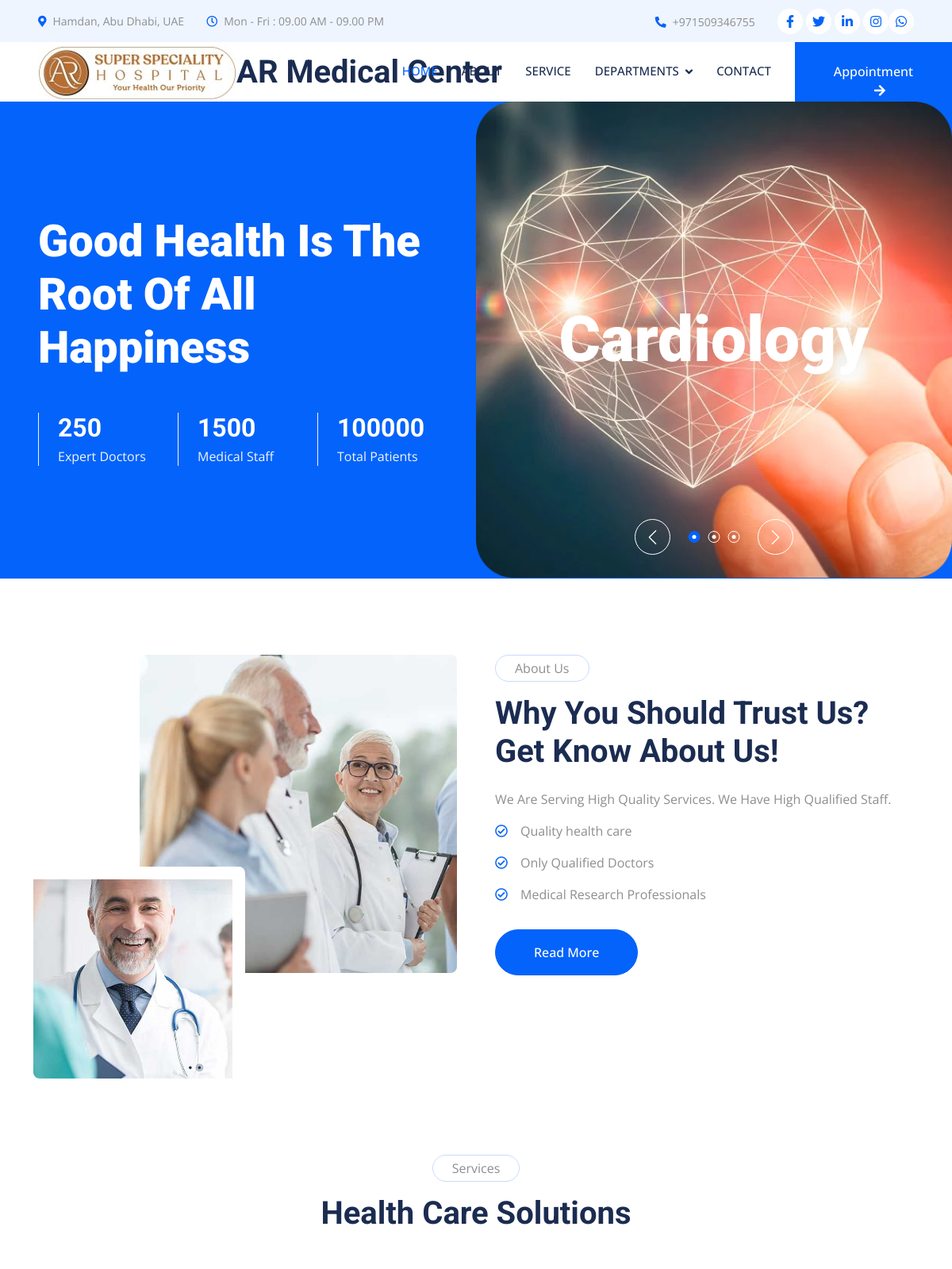
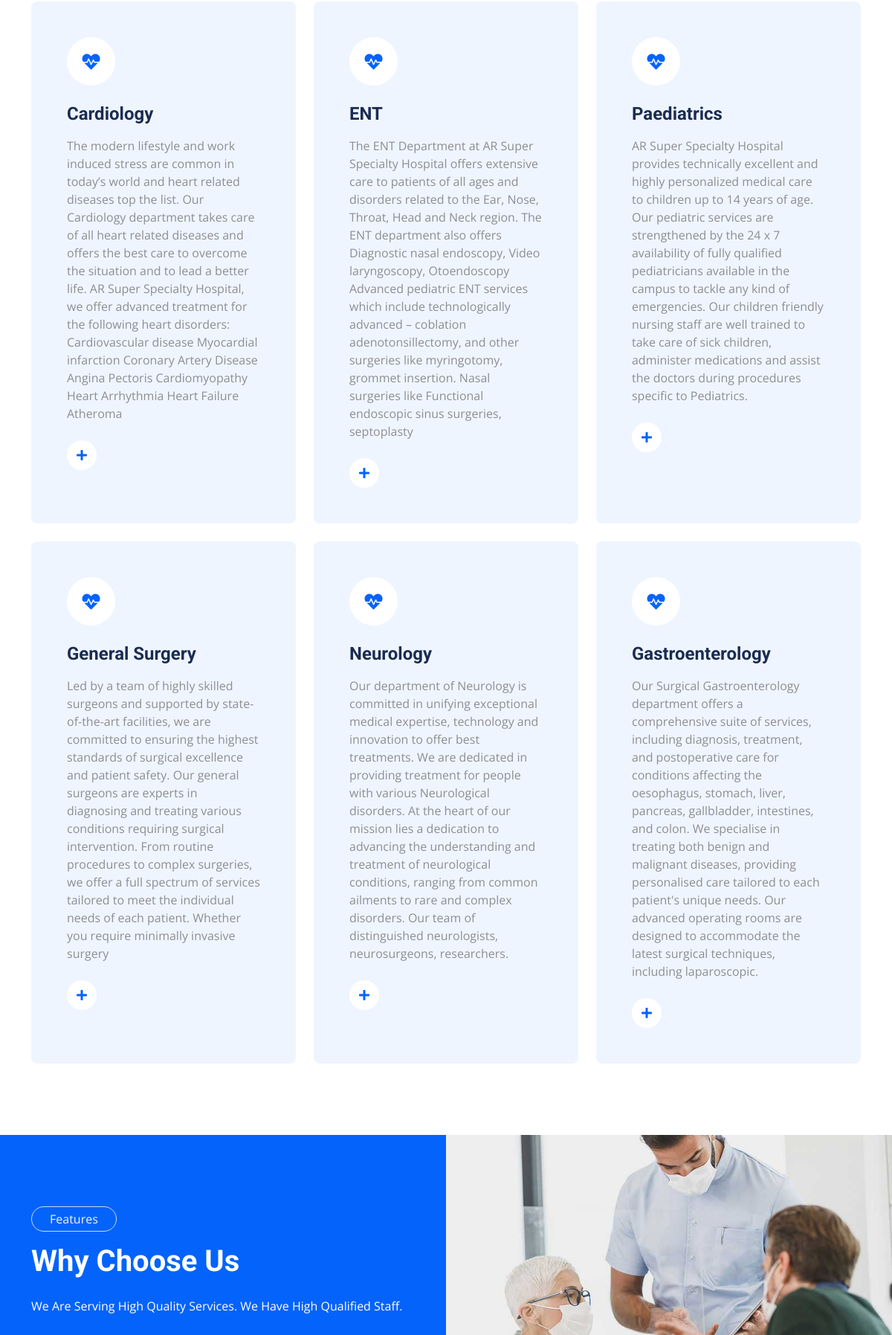
The page / (upper part) on the database its author committed (2 pictures, top to bottom).
### home/models.py (models this page shows)
class Department(models.Model):
    dep_name=models.CharField(max_length=25)
    dep_des=models.TextField(max_length=500)
    def __str__(self):
        return self.dep_name
    class Meta:
        verbose_name="Departments"
        verbose_name_plural="Departments"

### home/views.py (the view)
# urls.py: path('',views.index,name="index"),
def index(request):
    department=Department.objects.all()
    doctor=Doctor.objects.all()
    feed=Feedback.objects.all()
    form=BookingForm()
    if request.method=="POST":
        form=BookingForm(request.POST)
        form.is_valid()
        form.save()
        form=BookingForm()
        return render(request,"done.html")
    contex= {
      "department" :department,
      "doctor": doctor,
      "form":form,
      "feed":feed,
    }
    return render(request,"index.html",contex)

### home/models.py (called while the page is built)
    def __str__(self):
        return self.doc_name

### home/templates/index.html (shortened to what this page needs)
{% extends "base.html" %}
{% block content %}
{% load static %}
    <div class="container-xxl py-5">
        <div class="container">
            <div class="row g-5">
                <div class="col-lg-6 wow fadeIn" data-wow-delay="0.1s">
                    <div class="d-flex flex-column">
                        <img class="img-fluid rounded w-75 align-self-end" src="{% static 'img/about-1.jpg' %}" alt="">
                        <img class="img-fluid rounded w-50 bg-white pt-3 pe-3" src="{% static 'img/about-2.jpg' %}" alt="" style="margin-top: -25%;">
                    </div>
                </div>
                <div class="col-lg-6 wow fadeIn" data-wow-delay="0.5s">
                    <p class="d-inline-block border rounded-pill py-1 px-4">About Us</p>
                    <h1 class="mb-4">Why You Should Trust Us? Get Know About Us!</h1>
                    <p>We Are Serving High Quality Services. We Have High Qualified Staff.</p>
                    <p><i class="far fa-check-circle text-primary me-3"></i>Quality health care</p>
                    <p><i class="far fa-check-circle text-primary me-3"></i>Only Qualified Doctors</p>
                    <p><i class="far fa-check-circle text-primary me-3"></i>Medical Research Professionals</p>
                    <a class="btn btn-primary rounded-pill py-3 px-5 mt-3" href="/service">Read More</a>
                </div>
            </div>
        </div>
    </div>
    <div class="container-xxl py-5">
        <div class="container">
            <div class="text-center mx-auto mb-5 wow fadeInUp" data-wow-delay="0.1s" style="max-width: 600px;">
                <p class="d-inline-block border rounded-pill py-1 px-4">Services</p>
                <h1>Health Care Solutions</h1>
            </div>
            <div class="row g-4">
                {% for dep in department %}
                <div class="col-lg-4 col-md-6 wow fadeInUp" data-wow-delay="0.1s">
                    <div class="service-item bg-light rounded h-100 p-5">
                        <div class="d-inline-flex align-items-center justify-content-center bg-white rounded-circle mb-4" style="width: 65px; height: 65px;">
                            <i class="fa fa-heartbeat text-primary fs-4"></i>
                        </div>
                        <h4 class="mb-3">{{dep.dep_name}}</h4>
                        <p class="mb-4">{{dep.dep_des}}</p>
                        <a class="btn" href=""><i class="fa fa-plus text-primary me-3"></i>Read More</a>
                    </div>
                </div>
                {% endfor %}
            </div>
        </div>
    </div>
    <div class="container-fluid bg-primary overflow-hidden my-5 px-lg-0">
        <div class="container feature px-lg-0">
            <div class="row g-0 mx-lg-0">
                <div class="col-lg-6 feature-text py-5 wow fadeIn" data-wow-delay="0.1s">
                    <div class="p-lg-5 ps-lg-0">
                        <p class="d-inline-block border rounded-pill text-light py-1 px-4">Features</p>
                        <h1 class="text-white mb-4">Why Choose Us</h1>
                        <p class="text-white mb-4 pb-2">We Are Serving High Quality Services. We Have High Qualified Staff.</p>
                        <div class="row g-4">
                        </div>
                    </div>
                </div>
                <div class="col-lg-6 pe-lg-0 wow fadeIn" data-wow-delay="0.5s" style="min-height: 400px;">
                    <div class="position-relative h-100">
                        <img class="position-absolute img-fluid w-100 h-100" src="{% static 'img/feature.jpg' %}" style="object-fit: cover;" alt="">
                    </div>
                </div>
            </div>
        </div>
    </div>
    {% endblock  %}

### home/static/css/style.css (style rules this page uses)
:root { --primary: #0463FA; --light: #EFF5FF; --dark: #1B2C51; }
.btn { font-weight: 500; transition: .5s; }
.btn.btn-primary, .btn.btn-secondary { color: #FFFFFF; }
.service-item { transition: .5s; }
.service-item .btn { width: 40px; height: 40px; display: inline-flex; align-items: center; background: #FFFFFF; border-radius: 40px; white-space: nowrap; overflow: hidden; transition: .5s; }
@media (min-width: 992px) { .container.feature { max-width: 100% !important; } }
@media (min-width: 992px) { .feature-text { padding-left: calc(((100% - 960px) / 2) + .75rem); } }
@media (min-width: 1200px) { .feature-text { padding-left: calc(((100% - 1140px) / 2) + .75rem); } }

### rows shown on the page
Department: dep_name "Cardiology", dep_des "The modern lifestyle and work induced stress are common in today’s world and heart related diseases top the list. Our Cardiology department takes care of all heart related diseases and offers the best care to overcome the situation and to lead a better life. AR Super Specialty Hospital, we offer advanced treatment for the following heart disorders: Cardiovascular disease Myocardial infarction Coronary Artery Disease Angina Pectoris Cardiomyopathy Heart Arrhythmia Heart Failure Atheroma"
Department: dep_name "ENT", dep_des "The ENT Department at AR Super Specialty Hospital offers extensive care to patients of all ages and disorders related to the Ear, Nose, Throat, Head and Neck region. The ENT department also offers Diagnostic nasal endoscopy, Video laryngoscopy, Otoendoscopy Advanced pediatric ENT services which include technologically advanced – coblation adenotonsillectomy, and other surgeries like myringotomy, grommet insertion. Nasal surgeries like Functional endoscopic sinus surgeries, septoplasty"
Department: dep_name "Paediatrics", dep_des "AR Super Specialty Hospital provides technically excellent and highly personalized medical care to children up to 14 years of age. Our pediatric services are strengthened by the 24 x 7 availability of fully qualified pediatricians available in the campus to tackle any kind of emergencies. Our children friendly nursing staff are well trained to take care of sick children, administer medications and assist the doctors during procedures specific to Pediatrics."
Department: dep_name "General Surgery", dep_des "Led by a team of highly skilled surgeons and supported by state-of-the-art facilities, we are committed to ensuring the highest standards of surgical excellence and patient safety. Our general surgeons are experts in diagnosing and treating various conditions requiring surgical intervention. From routine procedures to complex surgeries, we offer a full spectrum of services tailored to meet the individual needs of each patient. Whether you require minimally invasive surgery"
Department: dep_name "Neurology", dep_des "Our department of Neurology is committed in unifying exceptional medical expertise, technology and innovation to offer best treatments. We are dedicated in providing treatment for people with various Neurological disorders. At the heart of our mission lies a dedication to advancing the understanding and treatment of neurological conditions, ranging from common ailments to rare and complex disorders. Our team of distinguished neurologists, neurosurgeons, researchers."
Department: dep_name "Gastroenterology", dep_des "Our Surgical Gastroenterology department offers a comprehensive suite of services, including diagnosis, treatment, and postoperative care for conditions affecting the oesophagus, stomach, liver, pancreas, gallbladder, intestines, and colon. We specialise in treating both benign and malignant diseases, providing personalised care tailored to each patient's unique needs. Our advanced operating rooms are designed to accommodate the latest surgical techniques, including laparoscopic."
